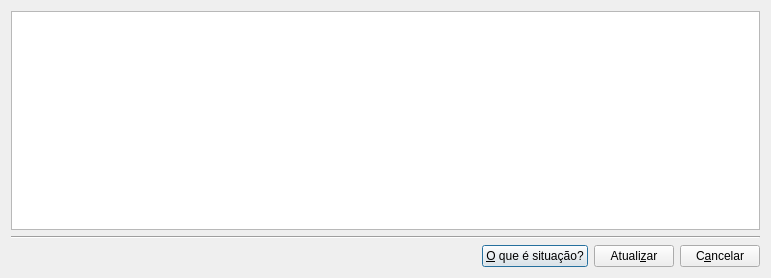
<?xml version="1.0" encoding="UTF-8"?>
<ui version="4.0">
 <class>valor_situacao</class>
 <widget class="QDialog" name="valor_situacao">
  <property name="geometry">
   <rect>
    <x>0</x>
    <y>0</y>
    <width>771</width>
    <height>278</height>
   </rect>
  </property>
  <property name="windowTitle">
   <string>Valores das situações</string>
  </property>
  <property name="windowIcon">
   <iconset resource="resources.qrc">
    <normaloff>:/icons/tabela.png</normaloff>:/icons/tabela.png</iconset>
  </property>
  <layout class="QVBoxLayout" name="verticalLayout_2">
   <item>
    <layout class="QVBoxLayout" name="verticalLayout">
     <item>
      <widget class="QTableView" name="tvConsulta">
       <property name="editTriggers">
        <set>QAbstractItemView::NoEditTriggers</set>
       </property>
       <property name="alternatingRowColors">
        <bool>true</bool>
       </property>
       <property name="selectionMode">
        <enum>QAbstractItemView::SingleSelection</enum>
       </property>
       <property name="selectionBehavior">
        <enum>QAbstractItemView::SelectRows</enum>
       </property>
       <property name="sortingEnabled">
        <bool>true</bool>
       </property>
       <attribute name="verticalHeaderVisible">
        <bool>false</bool>
       </attribute>
      </widget>
     </item>
    </layout>
   </item>
   <item>
    <widget class="Line" name="line_2">
     <property name="orientation">
      <enum>Qt::Horizontal</enum>
     </property>
    </widget>
   </item>
   <item>
    <layout class="QHBoxLayout" name="horizontalLayout">
     <item>
      <spacer name="horizontalSpacer">
       <property name="orientation">
        <enum>Qt::Horizontal</enum>
       </property>
       <property name="sizeHint" stdset="0">
        <size>
         <width>40</width>
         <height>20</height>
        </size>
       </property>
      </spacer>
     </item>
     <item>
      <widget class="QPushButton" name="pbAjuda">
       <property name="text">
        <string>&amp;O que é situação?</string>
       </property>
       <property name="icon">
        <iconset resource="resources.qrc">
         <normaloff>:/icons/ajuda.png</normaloff>:/icons/ajuda.png</iconset>
       </property>
      </widget>
     </item>
     <item>
      <widget class="QPushButton" name="pbAtualizar">
       <property name="text">
        <string>Atuali&amp;zar</string>
       </property>
       <property name="icon">
        <iconset resource="resources.qrc">
         <normaloff>:/icons/atualizar.png</normaloff>:/icons/atualizar.png</iconset>
       </property>
      </widget>
     </item>
     <item>
      <widget class="QPushButton" name="pbCancelar">
       <property name="text">
        <string>C&amp;ancelar</string>
       </property>
       <property name="icon">
        <iconset resource="resources.qrc">
         <normaloff>:/icons/fechar.png</normaloff>:/icons/fechar.png</iconset>
       </property>
      </widget>
     </item>
    </layout>
   </item>
  </layout>
 </widget>
 <resources>
  <include location="resources.qrc"/>
 </resources>
 <connections/>
</ui>
